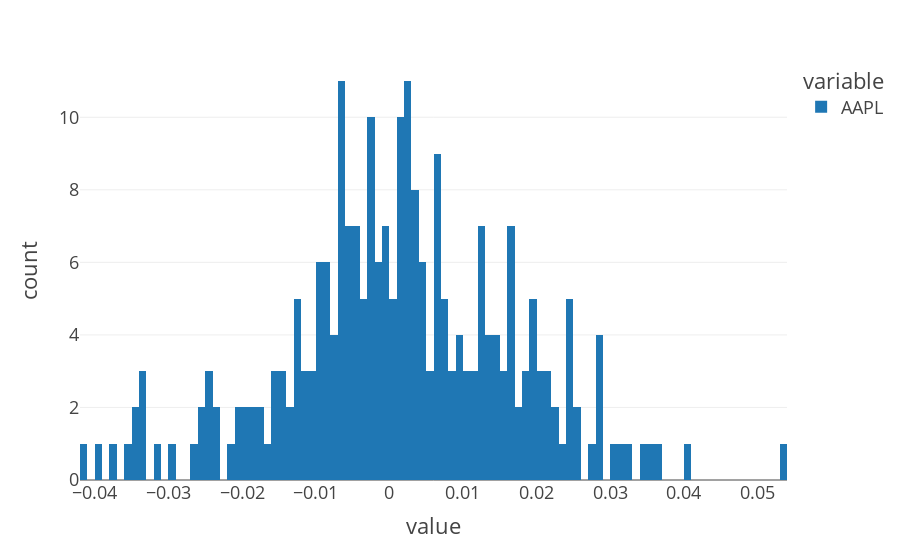

This figure's notebook cell:
### Code cell
fig = px.histogram(ret.AAPL, nbins=100)
fig.show()

### Figure 1 — Plotly figure (JSON) as saved in the notebook; plotly's stock layout.template omitted (floating-point values rounded to 4 significant figures; data arrays with more than 128 entries replaced by an {"elided": "..."} marker saying what was removed)
{"data": [{"alignmentgroup": "True", "bingroup": "x", "hovertemplate": "variable=AAPL<br>value=%{x}<br>count=%{y}<extra></extra>", "legendgroup": "AAPL", "marker": {"color": "#1F77B4", "pattern": {"shape": ""}}, "name": "AAPL", "nbinsx": 100, "offsetgroup": "AAPL", "orientation": "v", "showlegend": true, "type": "histogram", "x": {"elided": "251 float values"}, "xaxis": "x", "yaxis": "y"}], "layout": {"barmode": "relative", "legend": {"title": {"text": "variable"}, "tracegroupgap": 0}, "margin": {"t": 60}, "xaxis": {"anchor": "y", "domain": [0, 1], "title": {"text": "value"}}, "yaxis": {"anchor": "x", "domain": [0, 1], "title": {"text": "count"}}}}
